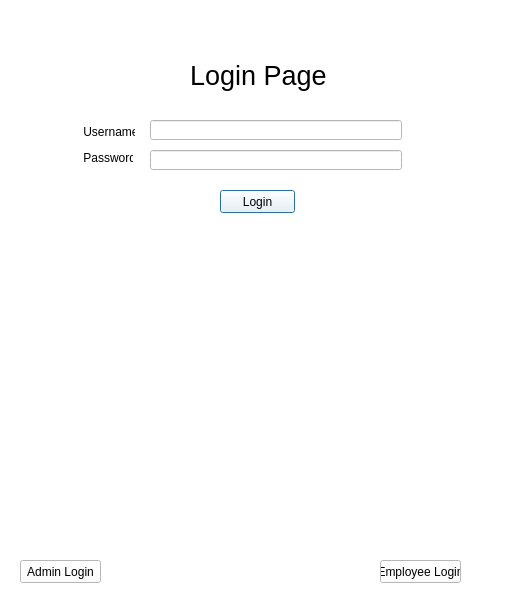
<?xml version="1.0" encoding="UTF-8"?>
<ui version="4.0">
 <class>Dialog</class>
 <widget class="QDialog" name="Dialog">
  <property name="geometry">
   <rect>
    <x>0</x>
    <y>0</y>
    <width>512</width>
    <height>601</height>
   </rect>
  </property>
  <property name="windowTitle">
   <string>Login Page</string>
  </property>
  <property name="styleSheet">
   <string notr="true">background-color: rgb(255, 255, 255);</string>
  </property>
  <widget class="QLabel" name="label_3">
   <property name="geometry">
    <rect>
     <x>190</x>
     <y>50</y>
     <width>181</width>
     <height>51</height>
    </rect>
   </property>
   <property name="styleSheet">
    <string notr="true">font-size: 20pt;</string>
   </property>
   <property name="text">
    <string>Login Page</string>
   </property>
  </widget>
  <widget class="QPushButton" name="Enter">
   <property name="geometry">
    <rect>
     <x>220</x>
     <y>190</y>
     <width>75</width>
     <height>23</height>
    </rect>
   </property>
   <property name="text">
    <string>Login</string>
   </property>
  </widget>
  <widget class="QPushButton" name="adminButton">
   <property name="geometry">
    <rect>
     <x>20</x>
     <y>560</y>
     <width>81</width>
     <height>23</height>
    </rect>
   </property>
   <property name="text">
    <string>Admin Login</string>
   </property>
  </widget>
  <widget class="QPushButton" name="employeeButton">
   <property name="geometry">
    <rect>
     <x>380</x>
     <y>560</y>
     <width>81</width>
     <height>23</height>
    </rect>
   </property>
   <property name="text">
    <string>Employee Login</string>
   </property>
  </widget>
  <widget class="QLabel" name="label_2">
   <property name="geometry">
    <rect>
     <x>80</x>
     <y>120</y>
     <width>55</width>
     <height>23</height>
    </rect>
   </property>
   <property name="text">
    <string> Username:</string>
   </property>
  </widget>
  <widget class="QLineEdit" name="Username">
   <property name="geometry">
    <rect>
     <x>150</x>
     <y>120</y>
     <width>252</width>
     <height>20</height>
    </rect>
   </property>
   <property name="maximumSize">
    <size>
     <width>252</width>
     <height>16777215</height>
    </size>
   </property>
   <property name="text">
    <string/>
   </property>
  </widget>
  <widget class="QLabel" name="label">
   <property name="geometry">
    <rect>
     <x>80</x>
     <y>150</y>
     <width>53</width>
     <height>16</height>
    </rect>
   </property>
   <property name="text">
    <string> Password:</string>
   </property>
  </widget>
  <widget class="QLineEdit" name="Password">
   <property name="geometry">
    <rect>
     <x>150</x>
     <y>150</y>
     <width>252</width>
     <height>20</height>
    </rect>
   </property>
   <property name="maximumSize">
    <size>
     <width>252</width>
     <height>16777215</height>
    </size>
   </property>
   <property name="text">
    <string/>
   </property>
  </widget>
 </widget>
 <resources/>
 <connections/>
</ui>
